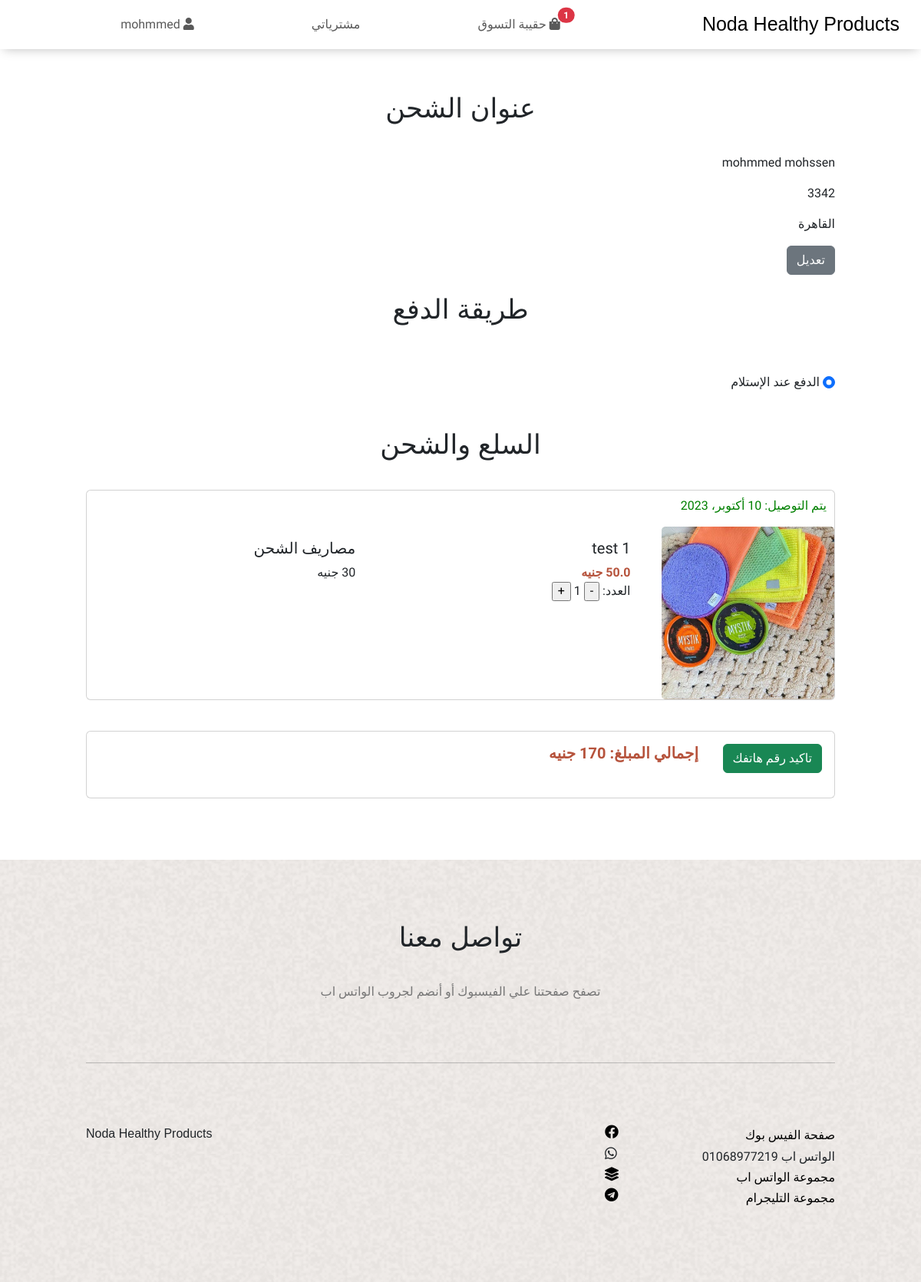
Page /purchase/ (signed in) on the earlier database version.
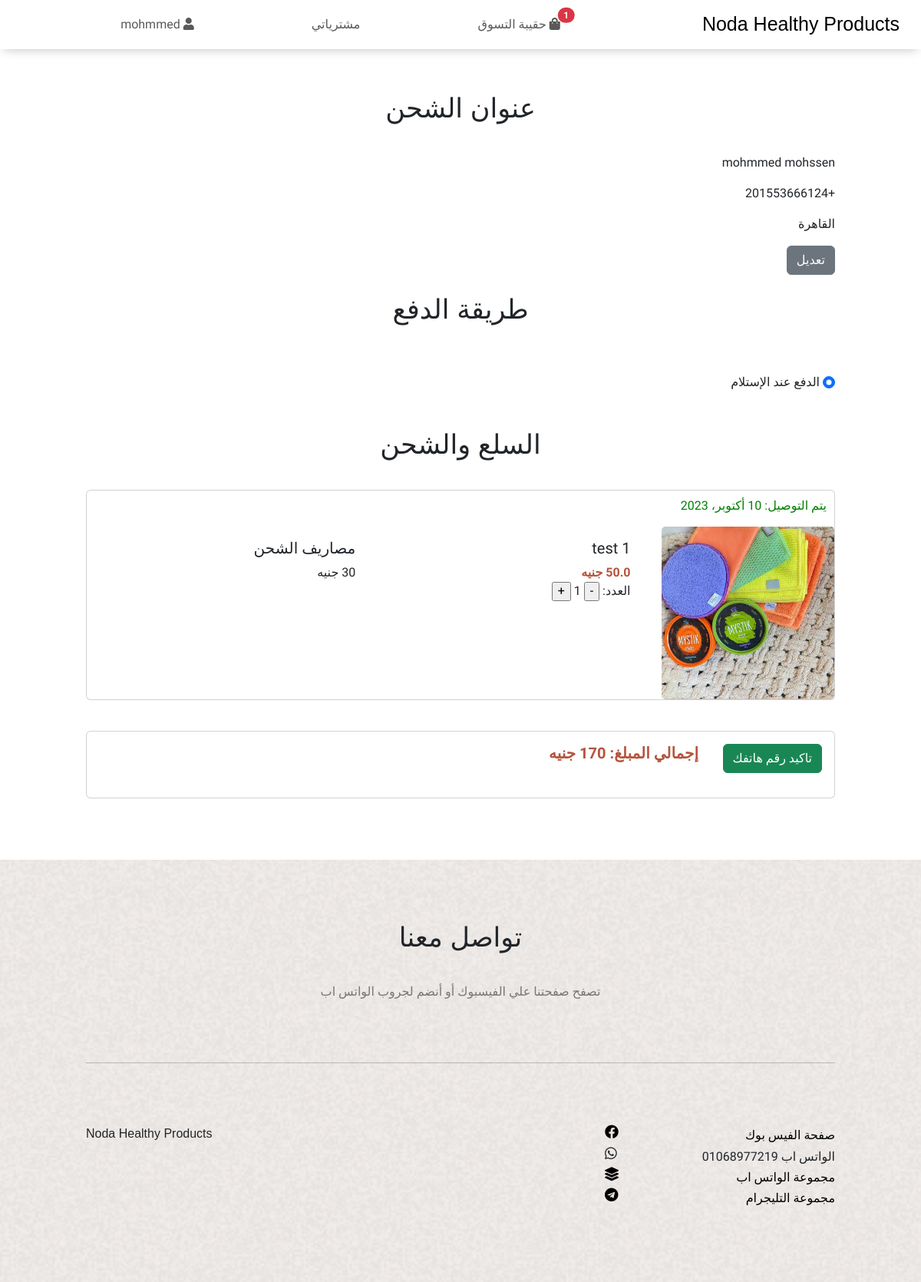
Same page on the later database version.
### User/models.py (models this page shows, shortened)
class User(AbstractBaseUser, PermissionsMixin):
    first_name = models.CharField(max_length=255)
    last_name = models.CharField(max_length=255)
    mobile = models.CharField(unique=True, max_length=50)
    address = models.CharField(max_length=100000)
    city = models.ForeignKey(City, on_delete=models.CASCADE, blank=True, null=True)
    products_in_cart = models.IntegerField(default=0)
    price_in_cart = models.FloatField(default=0)
    is_staff = models.BooleanField(default=True)
    is_active = models.BooleanField(default=True)
    is_superuser = models.BooleanField(default=False)
    is_verified = models.BooleanField(default=False)
    objects = UserManager()
    USERNAME_FIELD = 'mobile'
    REQUIRED_FIELDS = ['first_name', 'last_name']
    class Meta:
        verbose_name = 'User'
        verbose_name_plural = 'Users'

class City(models.Model):
    name = models.CharField(max_length=1000)

### store/models.py (models this page shows, shortened)
class Order(models.Model):
    user = models.ForeignKey(User, on_delete = models.CASCADE)
    product = models.ForeignKey(Product, on_delete=models.CASCADE, related_name='orders')
    conf_order = models.ForeignKey(ConfirmedOrder, on_delete=models.CASCADE, null=True)
    count = models.IntegerField()
    price = models.FloatField()
    is_confirmed = models.BooleanField(default=False)

class Product(models.Model):
    name = models.CharField(max_length=1000)
    description = models.CharField(max_length=1000000)
    price = models.FloatField()
    tags = models.ManyToManyField(Tag)
    image = models.ImageField(upload_to='uploads/%Y/%m/%d/')
    in_the_main_page = models.BooleanField(blank=True)

### store/views.py (the view)
# urls.py: path('purchase/', views.purchase, name='purchase'),
def purchase(request):
    if request.user.products_in_cart < 1:
        messages.error(request, "لا يوجد اي منتجات فى السله")
        return redirect('/')
    orders = Order.objects.filter(user= request.user, is_confirmed=False)
    return render(request, 'purchase.html', {'orders' : orders})

### templates/purchase.html (shortened to what this page needs)
{% extends 'base.html' %}
{% load static %}
{% block style %}
<link rel="stylesheet" href="{% static 'css/purchase.css'%}" />
{% endblock %}
{% block content %}
  <div class="purchase">
    <div class="container">
      <form method="POST" action="/pay/">
        <h2>عنوان الشحن</h2>
        <p>{{ user.first_name }} {{ user.last_name }}</p>
        <p>{{ user.mobile }}</p>
        <p>{{ user.city.name }}</p>
        <a class="btn btn-secondary" href="/editProfile/purchase">تعديل</a>
        <br>
        <br>
        <h2>طريقة الدفع</h2>
        <br>
        <input class="form-check-input" type="radio" id="cashondelivery" name="fav_payment" value="cash" checked>
        <label class="form-check-label" for="cashondelivery">الدفع عند الإستلام</label><br>
        <br>
        <br>
        <h2>السلع والشحن</h2>
        {% for order in orders %}
          <div class="card mb-3">
            <h6 style="color: green; padding: 10px;">يتم التوصيل: 10 أكتوبر، 2023</h6>
            <div class="row">
              <div class="col-md-3">
                <img class="card-img" src="{{order.product.image.url}}" alt="">
              </div>
              <div class="col-md-9">
                <div class="card-body">
                  <div class="row">
                    <div class="col-6">
                      <h5 class="card-title">{{ order.product.name }}</h5>
                      <div class="card-text"><span style="color: #B6533C; font-weight: bolder;">{{order.price}} جنيه</span></div>
                      <label for="number" class="form-label">
                        العدد:
                      </label>
                      <div style="display: inline-block;" class="change-count">
                        <a href="changeCount/minus/{{ order.id }}"><input type="button" value="-"></a>
                        <span>{{order.count}}</span>
                        <a href="changeCount/add/{{ order.id }}"><input type="button" value="+"></a>
                      </div>
                    </div>
                    <div class="col-6">
                      <h5 class="card-title">مصاريف الشحن</h5>
                      <div class="card-text">30 جنيه</div>
                    </div>
                  </div>
                </div>
              </div>
            </div>
          </div>
        {% endfor %}
        <br>
        <div class="card">
          <div class="card-body">
            <div class="row">
              <div class="col-2">
                {% if user.is_verified %}
                  <p>
                    <input class="btn btn-success" autofocus type="submit" value="تأكيد طلبك">
                  </p>
                {% else %}
                  <a href="/sendVerifyPage">
                    <p>
                      <input class="btn btn-success" autofocus type="button" value="تاكيد رقم هاتفك">
                    </p>
                  </a>
                {% endif %}
              </div>
              <div class="col-10">
                <h5 style="color: #B6533C; font-weight: bolder;">إجمالي المبلغ: 170 جنيه</h5>
              </div>
            </div>
          </div>
        </div>
      </form>
    </div>
  </div>
{% endblock %}

### templates/base.html (shortened to what this page needs)
{% load static %}
<!DOCTYPE html>
<html lang="en">
  <head>
    <link rel="stylesheet" href="{% static 'icons/css/all.min.css'%}" />
    <link rel="stylesheet" href="{% static 'css/bootstrap.min.css'%}" />
    <link rel="stylesheet" href="{% static 'css/normalize.css'%}" />
    <link rel="stylesheet" href="{% static 'css/style.css'%}" />
    <link rel="stylesheet" href="{% static 'css/nav.css'%}" />
    <link rel="stylesheet" href="{% static 'css/contact.css'%}" />
    {% block style %}
    {% endblock %}
  </head>
  <body>
    <nav class="navbar navbar-expand-lg sticky-top bg-body-tertiary">
      <div class="container-fluid">
        <a class="navbar-brand" href="/">Noda Healthy Products</a>
        <div class="collapse navbar-collapse" id="navbarSupportedContent">
          <ul class="navbar-nav mb-2 mb-lg-0">
            {% if user.is_authenticated %}
              <li>
                <a class="nav-link position-relative" href="/cart">
                  <i class="fa fa-shopping-bag"></i>
                  حقيبة التسوق
                  <span class="position-absolute start-100 translate-middle badge rounded-pill bg-danger">
                    {{ user.products_in_cart }}
                  </span>
                </a>
              </li>
              <li class="nav-item">
                <a class="nav-link" href="/myOrders">
                  مشترياتي
                </a>
              </li>
              <li class="nav-item">
                <a class="nav-link" href="/profile">
                  <i class="fa fa-user"></i>
                  {{ user.first_name }}
                </a>
              </li>
            {% endif %}
          </ul>
        </div>
      </div>
    </nav>
    <main>
        {% block content %}
        {% endblock %}
    </main>
    <div class="contact">
      <div class="container">
        <h2>تواصل معنا</h2>
        <p>تصفح صفحتنا علي الفيسبوك أو أنضم لجروب الواتس اب</p>
        <hr />
        <footer>
          <div class="logo">Noda Healthy Products</div>
          <ul>
            <li>
              <a
                target="_blank"
                href="https://www.facebook.com/groups/1544081465733863/"
              >
                <label>صفحة الفيس بوك</label>
                <i class="fab fa-facebook"></i>
              </a>
            </li>
            <li>
              <a>
                <label>الواتس اب 01068977219</label>
                <i class="fab fa-whatsapp"></i>
              </a>
            </li>
            <li>
              <a
                target="_blank"
                href="https://chat.whatsapp.com/JFMbo2s9Hi63xrJxxHo6tD"
              >
                <label>مجموعة الواتس اب</label>
                <i class="fa fa-layer-group"></i>
              </a>
            </li>
            <li>
              <a target="_blank" href="https://t.me/+Q6Xk0FG2idg0NzZk">
                <label>مجموعة التليجرام</label>
                <i class="fab fa-telegram"></i>
              </a>
            </li>
          </ul>
        </footer>
      </div>
    </div>
  </body>
</html>

### static/css/style.css (style rules this page uses)
:root { --color1: url('../imgs/background.png'); --color2: #E5F8E9; --color3: #DBDCFE; --header-font: 'Gill Sans', 'Gill Sans MT', Calibri, 'Trebuchet MS', sans-serif; --text-font: "Cairo", Verdana, Geneva, Tahoma, sans-serif; }
* { box-sizing: border-box; }
body { font-family: var(--text-font); }
.container { width: 1000px; height: 100%; margin: 0 auto; }
h2 { text-align: center; font-size: 35px; padding-bottom: 30px; font-family: var(--header-font); }
@media (min-width: 768px) { .container { width: 690px } }
@media (min-width: 992px) { .container { width: 900px } }
@media (min-width: 1200px) { .container { width: 1000px } }

### static/css/nav.css (style rules this page uses)
nav.bg-body-tertiary { direction: rtl; position: fixed; width: 100%; background-color: #fff !important; box-shadow: 0px 5px 13px -5px rgba(0, 0, 0, 0.26); }
nav ul { width: 100%; display: flex; justify-content: space-evenly; }
nav a.navbar-brand { font-family: var(--header-font); font-size: 25px; color: #000; }

### static/css/contact.css (style rules this page uses)
.contact { background: var(--color1); padding: 80px 0; }
.contact p { text-align: center; color: #777 }
.contact hr { margin: 80px 0; }
.contact footer { display: flex; justify-content: space-between; }
.contact footer .logo { font-family: var(--header-font); }
.contact footer ul li { list-style: none; }
.contact footer ul li a { color: #000; line-height: 1.7; width: 300px; text-decoration: none; display: flex; justify-content: space-between; direction: rtl; }
.contact footer ul li a label { cursor: pointer; }
.contact footer ul li a i { font-size: large; }

### static/css/purchase.css (style rules this page uses)
.purchase { padding: 120px 0 80px; }
form { direction: rtl; }

Differences in the rows shown:
changed User "mohmmed": mobile "3342" → "+201553666124"
